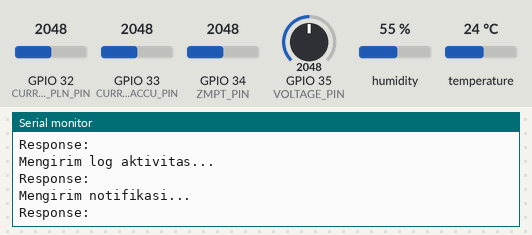
A sketch run on a simulated ESP32. On the bench: the last lines printed to the serial monitor. The inputs (shaded band) are chosen by the test bench; at power-on: temperature 24 °C, GPIO 32 (CURRENT_PLN_PIN) = 2048, GPIO 33 (CURRENT_ACCU_PIN) = 2048, GPIO 34 (ZMPT_PIN) = 2048, GPIO 35 (VOLTAGE_PIN) = 2048, humidity 55 %. WiFi joins after 1.5 s; servers stay silent unless stated; network time is answered at once with the bench clock; uploads are accepted with an empty reply; the local clock reads 2024-03-15 10:24:30 at power-on unless the sketch sets it.

Above: at 3.2 s.
3.3 s: temperature set to 12 °C
At 5.29 s:
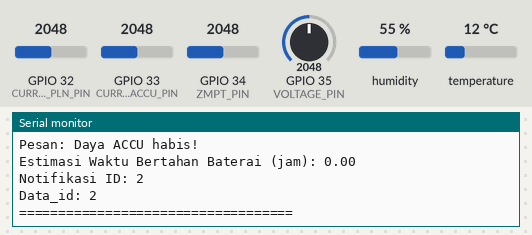
7.2 s: GPIO 32 (CURRENT_PLN_PIN) set to 2866
At 8.35 s:
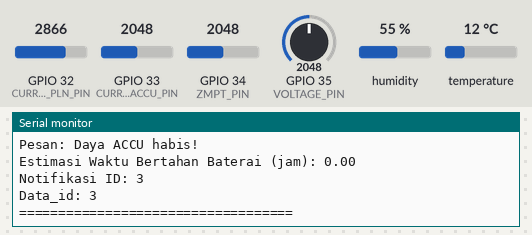
11.1 s: GPIO 33 (CURRENT_ACCU_PIN) set to 2866
At 11.4 s:
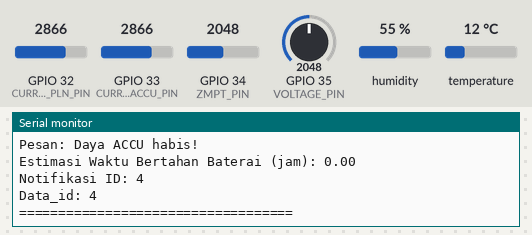
15.0 s: GPIO 34 (ZMPT_PIN) set to 2866
At 15.06 s:
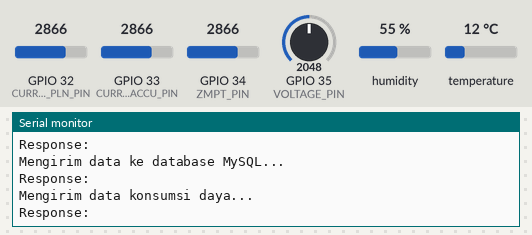
18.9 s: GPIO 35 (VOLTAGE_PIN) set to 2866
At 20.57 s:
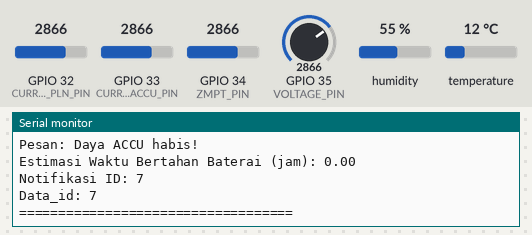
22.8 s: temperature set to 19 °C
At 23.63 s:
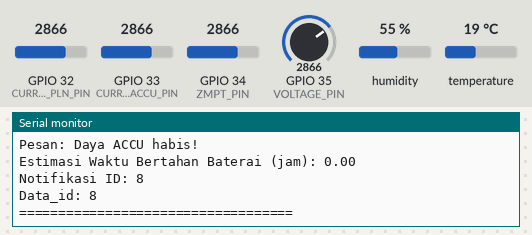
Timing chart, 0 to 25.8 s (numbered marks = the images above; inputs shaded):
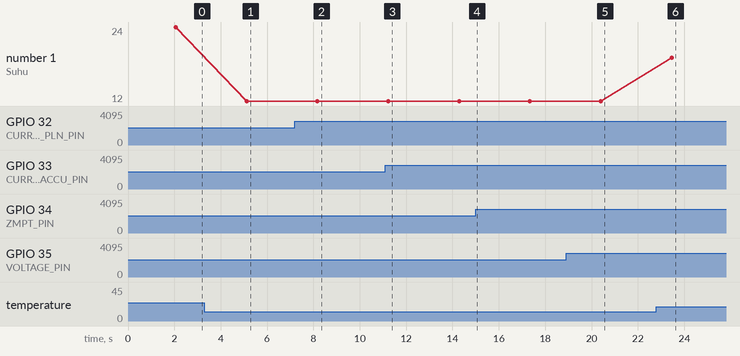

The sketch:

projectmonitoring.ino
```cpp
 #include <WiFi.h>
#include <HTTPClient.h>
#include <DHT.h>
#include <WiFiUdp.h>
#include <NTPClient.h>
#include <Arduino.h>
#include <TimeLib.h>

// Definisikan pin
#define ZMPT_PIN 34
#define VOLTAGE_PIN 35
#define CURRENT_PLN_PIN 32
#define CURRENT_ACCU_PIN 33
#define DHT_PIN 4

#define DHT_TYPE DHT22

// WiFi settings
const char *ssid = "SSID";
const char *password = "password";

DHT dht(DHT_PIN, DHT_TYPE);

WiFiUDP udp;
NTPClient timeClient(udp, "pool.ntp.org", 7 * 3600, 60000); // Set timezone to UTC+7

float voltagePLN = 0.0;
float voltageACCU = 0.0;
float currentPLN = 0.0;
float currentACCU = 0.0;
float temperature = 0.0;
int batteryPercentage = 100;
float energyConsumed = 0.0;
String statusPLN = "Normal";
String statusACCU = "Normal";
String message = "";
String batteryStatus = "";  // Status baterai ACCU

String lokasiID = "1";
String sumberDayaPLN_ID = "1";
String sumberDayaACCU_ID = "2";

unsigned long monitoringID = 1;
unsigned long logID = 1;
unsigned long konsumsidayaID = 1;
unsigned long notificationID = 1;

// Kapasitas baterai ACCU dalam Ah
const float batteryCapacity = 36.0; // Kapasitas 36 Ah

// ID unik
unsigned long dataID = 1;  // ID unik mulai dari 1

float readVoltage(int pin) {
    int rawValue = analogRead(pin);
    float voltage = (rawValue / 4095.0) * 3.3;
    return voltage;
}

float readCurrent(int pin) {
    int rawValue = analogRead(pin);
    float voltage = (rawValue / 4095.0) * 3.3;
    float current = (voltage - 2.5) / 0.185;
    return current;
}

void sendDataToServer() {
    if (WiFi.status() == WL_CONNECTED) {
        HTTPClient http;

        // Kirim data ke server pertama
        http.begin("http:// 192.168.1.17/Webdashboard/api/monitoring.php");
        http.addHeader("Content-Type", "application/x-www-form-urlencoded");

        String postData = "monitoring_id=" + String(monitoringID) +
                          "&log_id=" + String(logID) +
                          "&sumberdaya_listrik_id="+ String(sumberDayaPLN_ID) +
                          "&sumberdaya_accu_id="+ String(sumberDayaACCU_ID) +
                          "&lokasi_id=" + lokasiID +
                          "&konsumsidaya_id=" + String(konsumsidayaID) +
                          "&tegangan_listrik=" + String(voltagePLN) +
                          "&arus_listrik=" + String(currentPLN) +
                          "&tegangan_accu=" + String(voltageACCU) +
                          "&arus_accu=" + String(currentACCU) +
                          "&suhu=" + String(temperature) +
                          "&SoC=" + String(batteryPercentage) +
                          "&SoE=" + String(energyConsumed);

        int httpResponseCode = http.POST(postData);

        Serial.println("Mengirim data ke server...");
        if (httpResponseCode > 0) {
            String response = http.getString();
            Serial.print("Response: ");
            Serial.println(response);
        } else {
            Serial.print("Error mengirim data: ");
            Serial.println(httpResponseCode);
        }

        http.end();

        // Kirim data ke server kedua (MySQL)
        http.begin("http://192.168.1.17/Webdashboard/api/realtimedata.php");
        http.addHeader("Content-Type", "application/x-www-form-urlencoded");

        String postDataMySQL = "data_id=" + String(dataID) +
                               "&log_id=" + String(logID) +
                               "&monitoring_id=" + String(monitoringID) +
                               "&konsumsidaya_id=" + String(konsumsidayaID);

        int httpResponseCodeMySQL = http.POST(postDataMySQL);

        Serial.println("Mengirim data ke database MySQL...");
        if (httpResponseCodeMySQL > 0) {
            String response = http.getString();
            Serial.print("Response: ");
            Serial.println(response);
        } else {
            Serial.print("Error mengirim data ke MySQL: ");
            Serial.println(httpResponseCodeMySQL);
        }

        http.end();
    } else {
        Serial.println("WiFi tidak terhubung.");
    }
}

void sendConsumptionData() {
    if (WiFi.status() == WL_CONNECTED) {
        HTTPClient http;

        http.begin("http://192.168.1.17/Webdashboard/api/konsumsidaya.php");
        http.addHeader("Content-Type", "application/x-www-form-urlencoded");

        String postData = "konsumsidaya_id=" + String(konsumsidayaID) +
                          "&log_id=" + String(logID) +
                          "&monitoring_id=" + String(monitoringID) +
                          "&estimasi=" + String(estimateBatteryLife(currentACCU)) +
                          "&status=" + batteryStatus;

        int httpResponseCode = http.POST(postData);

        Serial.println("Mengirim data konsumsi daya...");
        if (httpResponseCode > 0) {
            String response = http.getString();
            Serial.print("Response: ");
            Serial.println(response);
        } else {
            Serial.print("Error mengirim data konsumsi daya: ");
            Serial.println(httpResponseCode);
        }

        http.end();
    } else {
        Serial.println("WiFi tidak terhubung.");
    }
}

void sendActivityLog() {
    if (WiFi.status() == WL_CONNECTED) {
        HTTPClient http;

        http.begin("http://192.168.1.17/Webdashboard/api/logaktivitas.php");
        http.addHeader("Content-Type", "application/x-www-form-urlencoded");

        String postData = "log_id=" + String(logID) +
                          "&monitoring_id=" + String(monitoringID) +
                          "&lokasi_id=" + lokasiID +
                          "&sumberdaya_listrik_id="+ String(sumberDayaPLN_ID) +
                          "&sumberdaya_accu_id="+ String(sumberDayaACCU_ID) +
                          "&konsumsidaya_id=" + String(konsumsidayaID) +
                          "&waktu=" + String(timeClient.getFormattedTime()) +
                          "&status_listrik=" + statusPLN +
                          "&status_listrik=" + statusACCU;

        int httpResponseCode = http.POST(postData);

        Serial.println("Mengirim log aktivitas...");
        if (httpResponseCode > 0) {
            String response = http.getString();
            Serial.print("Response: ");
            Serial.println(response);
        } else {
            Serial.print("Error mengirim log aktivitas: ");
            Serial.println(httpResponseCode);
        }

        http.end();
    } else {
        Serial.println("WiFi tidak terhubung.");
    }
}

void sendNotification() {
    if (WiFi.status() == WL_CONNECTED) {
        HTTPClient http;

        http.begin("http://192.168.1.17/Webdashboard/api/notifikasi.php");
        http.addHeader("Content-Type", "application/x-www-form-urlencoded");

        String postData = "notifikasi_id=" + String(notificationID) +
                          "&log_id=" + String(logID) +
                          "&lokasi_id=" + lokasiID +
                          "&konsumsidaya_id=" + String(konsumsidayaID) +
                          "&monitoring_id=" + String(monitoringID) +
                          "&pesan=" + message;

        int httpResponseCode = http.POST(postData);

        Serial.println("Mengirim notifikasi...");
        if (httpResponseCode > 0) {
            String response = http.getString();
            Serial.print("Response: ");
            Serial.println(response);
        } else {
            Serial.print("Error mengirim notifikasi: ");
            Serial.println(httpResponseCode);
        }

        http.end();
    } else {
        Serial.println("WiFi tidak terhubung.");
    }
}

float estimateBatteryLife(float current) {
    // Menghitung estimasi waktu bertahan baterai dalam jam
    if (current > 0) {
        return batteryCapacity / current;
    } else {
        return 0; // Jika arus 0, waktu bertahan tidak bisa dihitung
    }
}

void setup() {
    Serial.begin(115200);

    WiFi.begin(ssid, password);
    while (WiFi.status() != WL_CONNECTED) {
        delay(1000);
        Serial.println("Connecting to WiFi...");
    }
    Serial.println("Connected to WiFi");

    dht.begin();

    pinMode(ZMPT_PIN, INPUT);
    pinMode(VOLTAGE_PIN, INPUT);
    pinMode(CURRENT_PLN_PIN, INPUT);
    pinMode(CURRENT_ACCU_PIN, INPUT);

    timeClient.begin();
}

void loop() {
    timeClient.update();

    voltagePLN = readVoltage(ZMPT_PIN);
    voltageACCU = readVoltage(VOLTAGE_PIN);
    currentPLN = readCurrent(CURRENT_PLN_PIN);
    currentACCU = readCurrent(CURRENT_ACCU_PIN);
    temperature = dht.readTemperature();

    if (voltagePLN < 190) {
        statusPLN = "Turun";
    } else {
        statusPLN = "Normal";
    }

    if (voltageACCU < 11) {
        statusACCU = "Turun";
    } else {
        statusACCU = "Normal";
    }

    if (voltageACCU <= 11) {
        batteryPercentage = map(voltageACCU, 11, 12, 0, 100);
    } else {
        batteryPercentage = 100;
    }

    // Menentukan status baterai ACCU
    if (batteryPercentage <= 20) {
        batteryStatus = "Hampir Habis";
    } else if (batteryPercentage >= 50 && batteryPercentage <= 70) {
        batteryStatus = "Cukup";
    } else if (batteryPercentage > 70) {
        batteryStatus = "Penuh";
    } else {
        batteryStatus = "Normal";  // Status normal jika berada di luar rentang tersebut
    }

    energyConsumed = (voltageACCU * currentACCU) / 1000.0;

    if (batteryPercentage <= 20) {
        message = "Daya ACCU habis!";
    } else {
        message = "Normal";
    }

    float batteryLife = estimateBatteryLife(currentACCU);

    unsigned long epochTime = timeClient.getEpochTime();
    struct tm *ptm = gmtime((time_t *)&epochTime);

    String currentDateTime = String(ptm->tm_mday) + "/" + String(ptm->tm_mon + 1) + "/" +
                             String(ptm->tm_year + 1900) + " " +
                             String(ptm->tm_hour) + ":" + String(ptm->tm_min) + ":" + String(ptm->tm_sec);

    Serial.println("===================================");
    Serial.print("Monitoring ID: ");
    Serial.println(monitoringID);
    Serial.print("Log ID: ");
    Serial.println(logID);
    Serial.print("Konsumsi Daya ID: ");
    Serial.println(konsumsidayaID);
    Serial.print("Lokasi ID: ");
    Serial.println(lokasiID);
    Serial.println("Route: Route utama");
    Serial.println();
    Serial.print("Sumber Daya PLN ID: ");
    Serial.println(sumberDayaPLN_ID);
    Serial.print("Sumber Daya ACCU ID: ");
    Serial.println(sumberDayaACCU_ID);
    Serial.println("===================================");

    Serial.print("Tanggal dan Waktu: ");
    Serial.println(currentDateTime);
    Serial.print("Tegangan PLN: ");
    Serial.print(voltagePLN);
    Serial.print("V - Status PLN: ");
    Serial.println(statusPLN);
    Serial.print("Tegangan ACCU: ");
    Serial.print(voltageACCU);
    Serial.print("V - Status ACCU: ");
    Serial.println(statusACCU);
    Serial.print("Arus PLN: ");
    Serial.print(currentPLN);
    Serial.println("A");
    Serial.print("Arus ACCU: ");
    Serial.print(currentACCU);
    Serial.println("A");
    Serial.print("Suhu: ");
    Serial.print(temperature);
    Serial.println("°C");
    Serial.print("Status Baterai: ");
    Serial.println(batteryStatus);
    Serial.print("Persentase Baterai ACCU: ");
    Serial.print(batteryPercentage);
    Serial.println("%");
    Serial.print("Energi yang digunakan (kWh): ");
    Serial.println(energyConsumed);
    Serial.print("Pesan: ");
    Serial.println(message);
    Serial.print("Estimasi Waktu Bertahan Baterai (jam): ");
    Serial.println(batteryLife);
    Serial.print("Notifikasi ID: ");
    Serial.println(notificationID);
    Serial.print("Data_id: ");
    Serial.println(dataID);
    Serial.println("===================================");

    // Kirim data ke server
    sendDataToServer();
    // Kirim data konsumsi daya
    sendConsumptionData();

    // Kirim log aktivitas
    sendActivityLog();

    // Kirim notifikasi
    sendNotification();

    monitoringID++;
    logID++;
    konsumsidayaID++;
    notificationID++;  // Menambahkan notifikasi_id unik
    dataID++;  // Menambahkan dataID unik setiap loop

    delay(2000);
}
```

Measured:
- after the input at 3.3 s, the serial monitor: prints a new line after 1.8 s (image 1)
- after the input at 7.2 s, the serial monitor: prints a new line after 0.97 s (image 2)
- after the input at 11.1 s, the serial monitor: prints a new line after 0.13 s (image 3)
- after the input at 18.9 s, the serial monitor: prints a new line after 1.5 s (image 5)
- after the input at 22.8 s, the serial monitor: prints a new line after 0.65 s (image 6)
- plotted number 1: 24 → 12 after the input at 3.3 s, 12 → 19 after the input at 22.8 s
